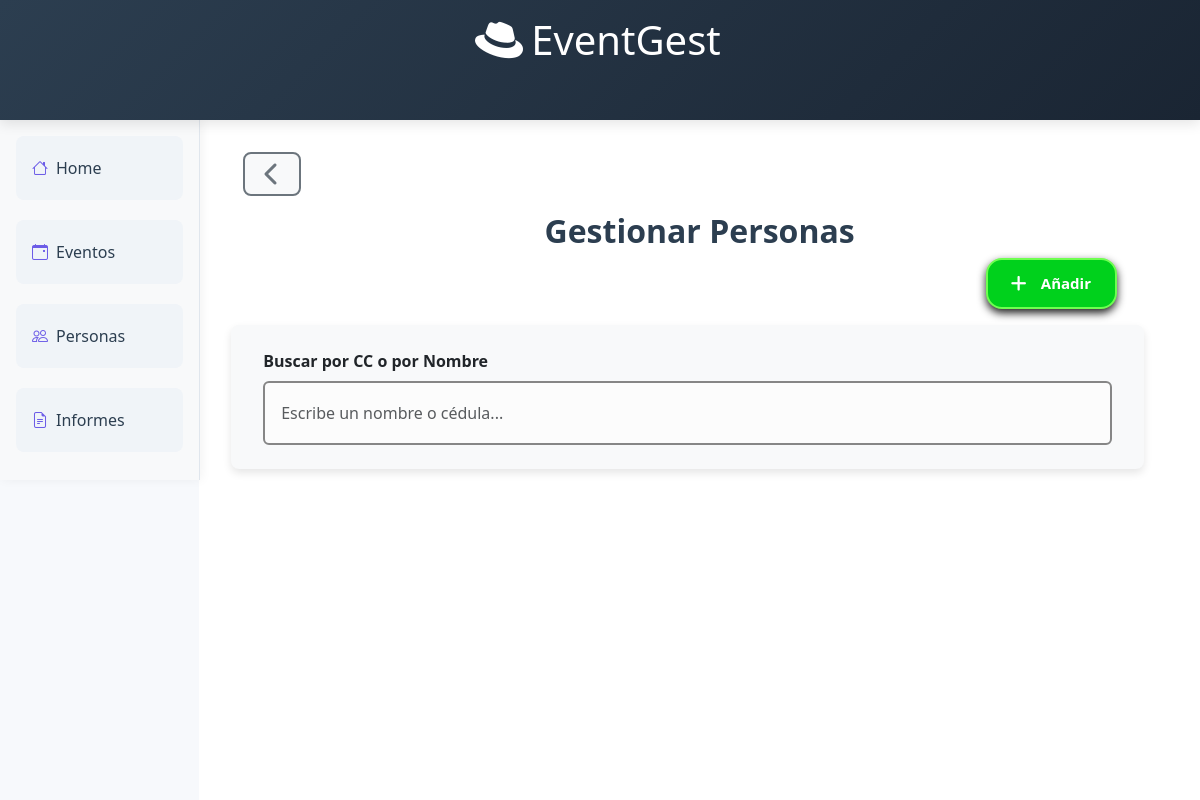
The page /manage_people/ on the database as committed earlier.
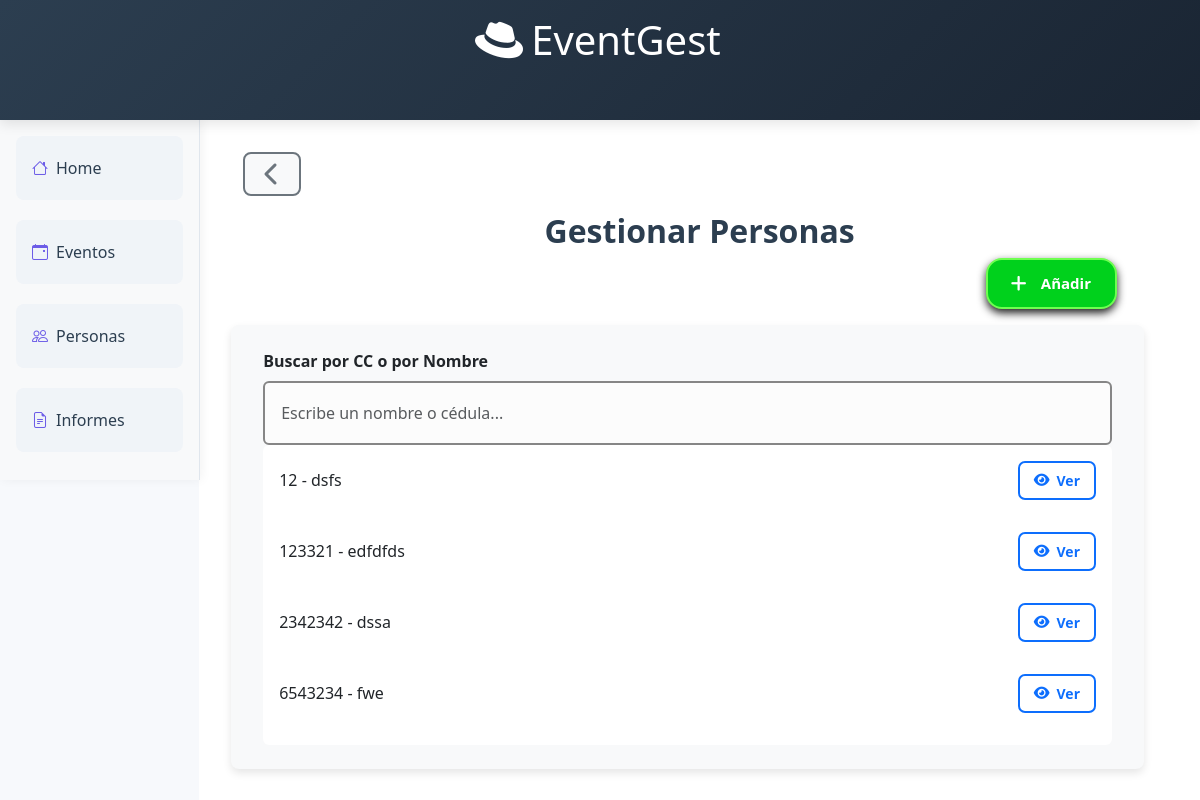
The same page on the database as committed later.
### people_module/models.py (models this page shows, shortened)
class Person(models.Model):
    name = models.CharField(max_length=200, blank=False)
    dni = models.CharField(max_length=20, primary_key=True, blank=False)
    phoneNumber = models.CharField(max_length=15, blank=False)
    address = models.CharField(max_length=100, blank=False)
    email = models.EmailField(blank=False)
    isVisible = models.BooleanField(default=True)

### people_module/views.py (the view, shortened to what this page needs)
# urls.py: path("manage_people/", views.manage_people, name="manage_people"),
def manage_people(request):
    people = services.getAllPeople()
    if request.method == "GET":
        return render(request, "manage_people.html", {"people": people})
    return render(request, "manage_people.html", {"people": people})

### people_module/services.py (called while the page is built)
def getAllPeople():
    return Person.objects.filter(isVisible=True)

### people_module/templates/manage_people.html (shortened to what this page needs)
{% extends 'header-people.html' %}
{% block content %}
      <div class="content-panel d-flex w-100 h-100 align-items-center justify-content-center">
        <div class="container w-100 h-100">
          <div class="row">
            <div class="mb-3">
              <button type="button" id="before-button" class="btn btn-outline-secondary btn-back" onclick="window.history.back()">
                <i class="fa-solid fa-chevron-left fa-beat"></i>
              </button>
            </div>
            <h2 class="text-center col-md-12 align-center">Gestionar Personas</h2>
          </div>
          <div class="row col-md-12">
            <div id="button-container" class="col-md-12 d-flex justify-content-end mt-3 mt-md-0">
              <button id="activateCreateButton" type="submit" class="btn-plus btn btn-success special-button green">
                <p><i class="fa-solid fa-plus"></i>Añadir</p></button>
            </div>
          </div>
          <div class="row col-md-12 mt-3">
            <div id="search-container" class="col-md-12 align-items-center">
              <form method="POST">
                <label for="searchInput" class="form-label fw-bold">Buscar por CC o por Nombre</label>
                <input id="searchInput" name="dni" type="text" class="form-control special-form"
                        placeholder="Escribe un nombre o cédula..." style="height: 4em;">
              </form>
              <ul id="resultsList" class="list-group">
                {% for person in people %}
                <li class="list-group-item d-flex justify-content-between align-items-center">
                  <span>{{ person.dni }} - {{ person.name }}</span>
                  <button class="btn btn-sm btn-outline-primary view-button"
                        onclick="showDetails(this)"
                          data-dni="{{ person.dni }}"
                          data-name="{{ person.name }}"
                          data-phone="{{ person.phoneNumber }}"
                          data-address="{{ person.address }}"
                          data-email="{{ person.email }}">
                    <i class="fa-solid fa-eye"></i>Ver
                  </button>
                </li>
                {% endfor %}
              </ul>
            </div>
          </div>
        </div>
      </div>
    </div>
  </div>
{% endblock %}

Rows that differ between the two databases and show on the page:
added Person: dni "12", name "dsfs"
added Person: dni "123321", name "edfdfds"
added Person: dni "2342342", name "dssa"
added Person: dni "6543234", name "fwe"
